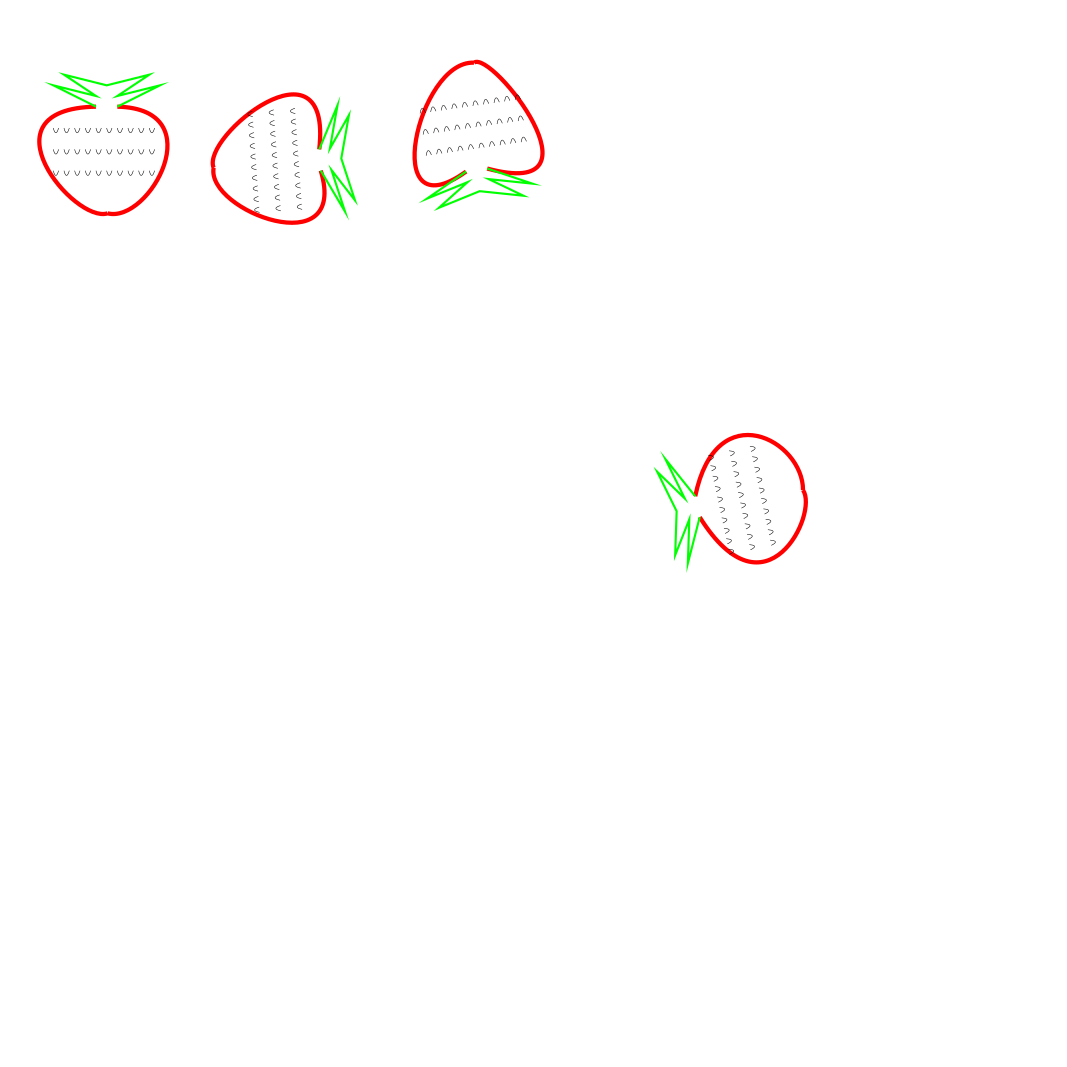

This figure's Python source:
# strawberry generating code using pycairo
# written by fbz

import cairo
import numpy
import random

WIDTH, HEIGHT = 800, 800 # dimensions of canvas

surface = cairo.SVGSurface('strawberry_rotation_test.svg', WIDTH, HEIGHT) # for output to svg
cx = cairo.Context(surface)


cx.scale(WIDTH, HEIGHT)  # normalize canvas
strawberry_center = WIDTH/6

def strawberry():
	
	cx.translate(-0.1, 0.0)
	translate_x = 0.2
	translate_y = 0.1

	for k in range(0, 4, 1):
		
		right_curve_x3 = random.uniform(.18, .22)
		right_curve_y1 = random.uniform(.005, 0.14)

		cx.move_to(.21, .1)
		cx.curve_to(.3, right_curve_y1, .24, .21, right_curve_x3, .2) #draw right side of strawberry
		cx.move_to(.19, .1)
		cx.curve_to(.08, right_curve_y1, .17, .21, right_curve_x3, .2) #draw left side of strawberry

		cx.set_source_rgb(255, 0, 0)  # line color red
		cx.set_line_width(0.004) # line width
		cx.stroke() # draw

		#draw leaves of strawberry
		cx.move_to(.19, .1)
		cx.line_to(.15, .08)
		cx.line_to(.19, .09)
		cx.line_to(.16, .07)
		cx.line_to(.2, .08)
		cx.line_to(.24, .07)
		cx.line_to(.21, .09)
		cx.line_to(.25, .08)
		cx.line_to(.21, .1)

		cx.set_source_rgb(0, 128, 0)  # line color green
		cx.set_line_width(0.002) # line width
		cx.stroke() # draw

		#generate some seeds on the strawberry
		for i in numpy.arange(.15, .25, .01): # numpy.arange allows range using floats
			for j in numpy.arange(.12, .18, .02):
				a = i
				b = j
				c = a + 0.002
				d = b + 0.01
				e = a + 0.005
				f = b

				cx.move_to(a, b)
				cx.curve_to(a, b, c, d, e, f)
				cx.set_source_rgb(0, 0, 0)  # line color black
				cx.set_line_width(0.0005) # line width
				cx.stroke() # draw

		cx.translate(translate_x, 0.05) # translate the whole shebang

		cx.translate(translate_x, translate_y)
		cx.rotate(1.5)
		negative_translate_x = -(translate_x)
		negative_translate_y = -(translate_y)
		cx.translate(negative_translate_x, negative_translate_y)
		translate_x = translate_x + 0.01
		translate_y = translate_y - 0.2




strawberry()

surface.finish() # output to svg, finish
